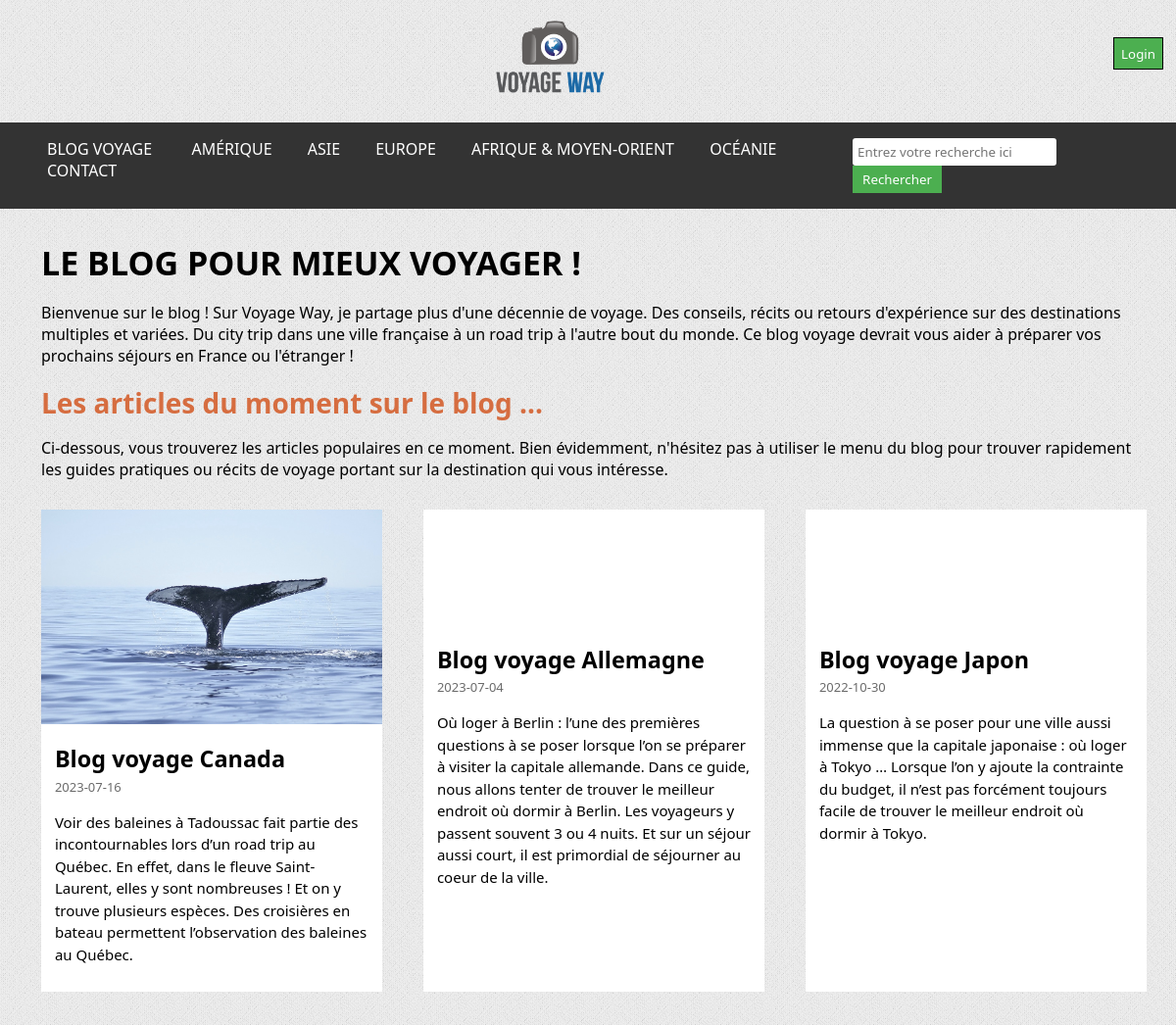
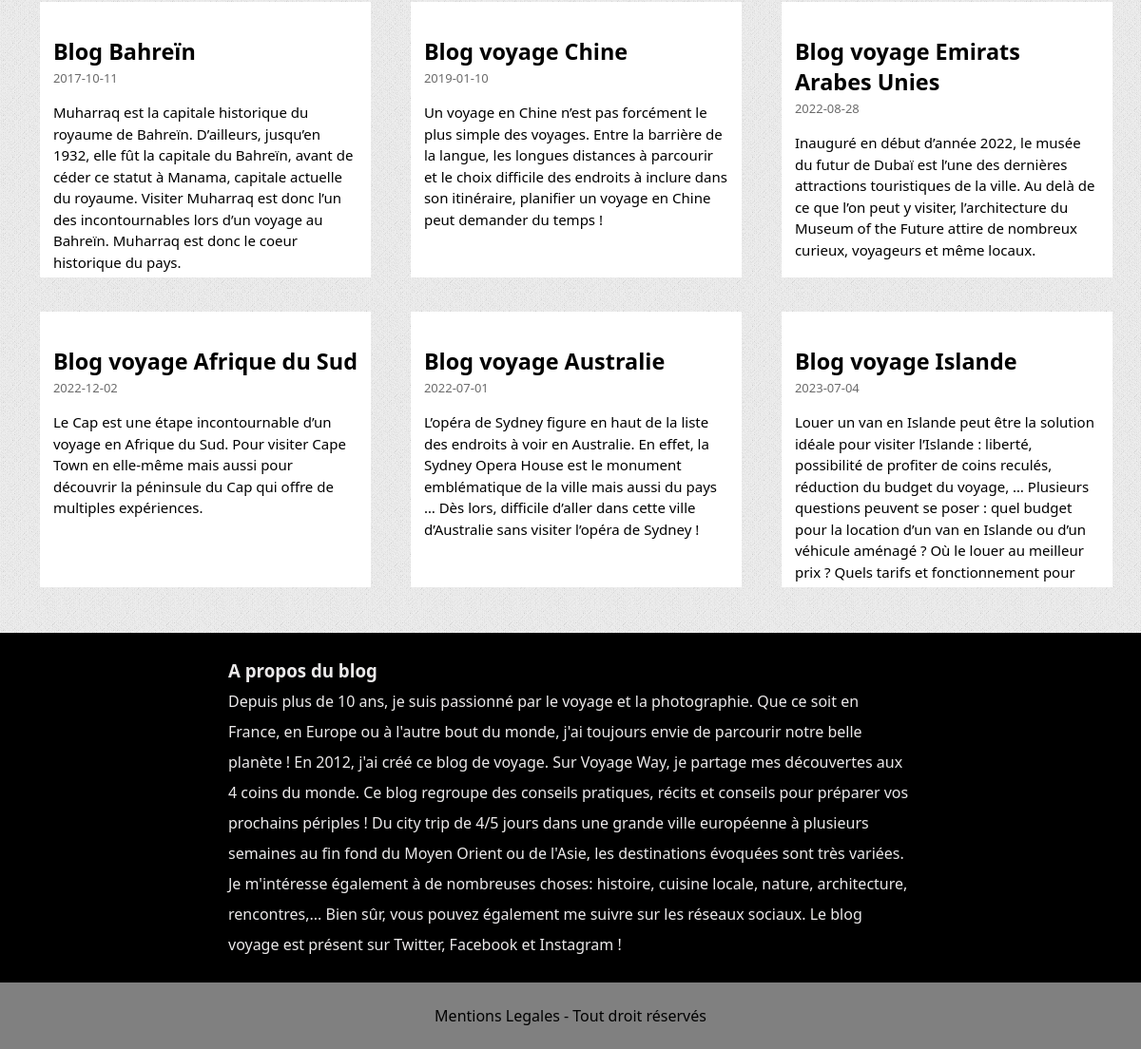
/, run on an earlier commit of the app's database (2 pictures, top to bottom).
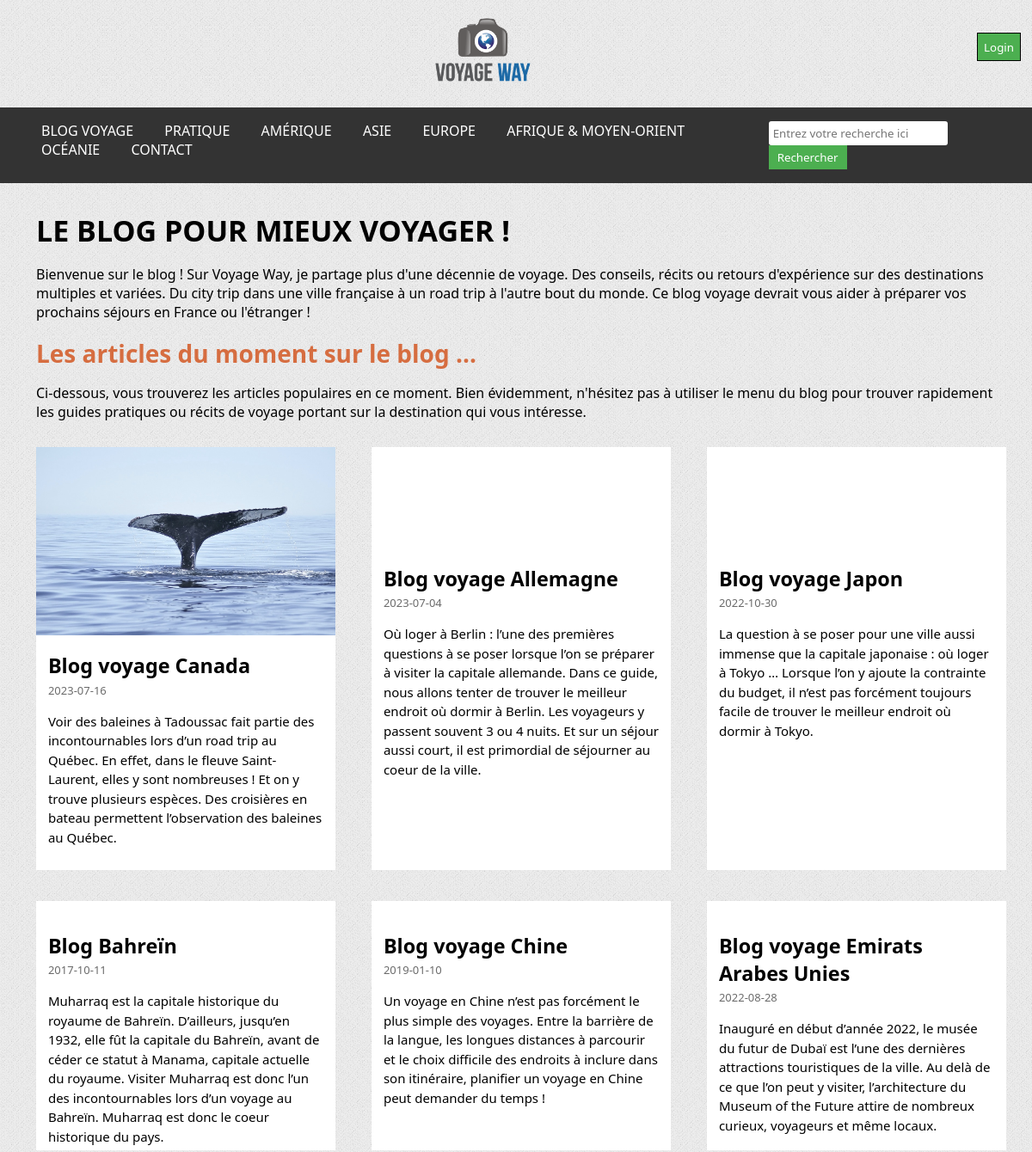
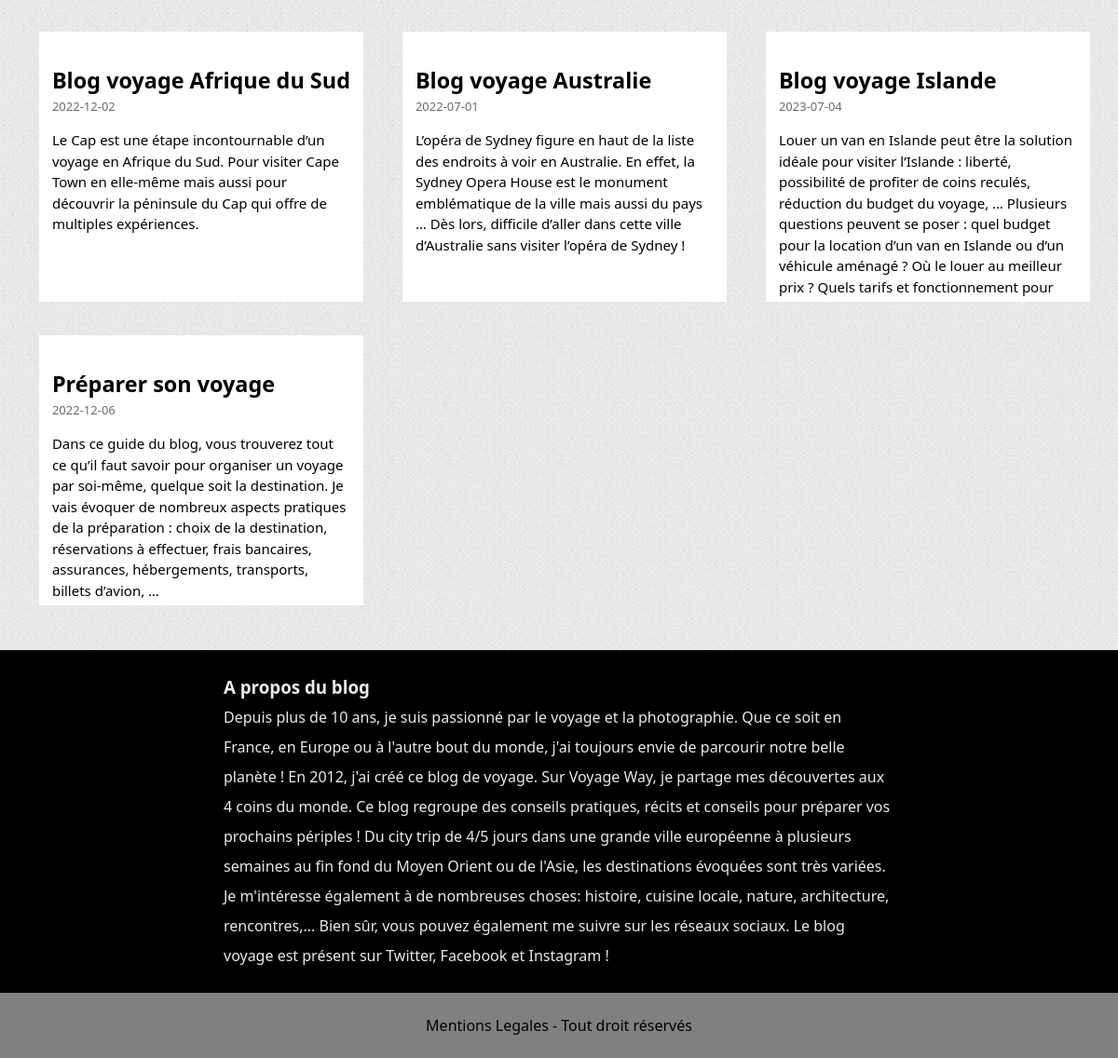
And on a later commit of the database (2 pictures, top to bottom).
### tables this page shows
CREATE TABLE IF NOT EXISTS `article` (
  `id_article` int(11) NOT NULL AUTO_INCREMENT,
  `titre` varchar(90) NOT NULL,
  `date` date NOT NULL,
  `photo_principale` varchar(255) NOT NULL,
  `resume` varchar(1000) NOT NULL,
  `sous_titre_1` varchar(100) NOT NULL,
  `contenu_1` text NOT NULL,
  `photo_1` varchar(255) NOT NULL,
  `sous_titre_2` varchar(90) NOT NULL,
  `contenu_2` text NOT NULL,
  `photo_2` varchar(255) NOT NULL,
  `sous_titre_3` varchar(90) NOT NULL,
  `photo_3` varchar(255) NOT NULL,
  `contenu_3` text NOT NULL,
  `categorie` int(11) NOT NULL,
  `sous-categorie` varchar(60) NOT NULL,
  PRIMARY KEY (`id_article`),
  KEY `FK_id_categorie_article` (`categorie`)
);

CREATE TABLE IF NOT EXISTS `categorie` (
  `id_categorie` int(11) NOT NULL AUTO_INCREMENT,
  `nom` varchar(50) NOT NULL,
  `titre` varchar(100) NOT NULL,
  `description` varchar(500) NOT NULL,
  `continent` varchar(50) NOT NULL,
  PRIMARY KEY (`id_categorie`)
);

### components/connexion.php (called while the page is built, shortened)
<?php
    class MaConnexion {
        private $Connection;
        public function __construct($NewDatabaseName, $NewUser, $NewPassword, $NewHost)
        {
            $this->DatabaseName = $NewDatabaseName;
            $this->User = $NewUser;
            $this->Password = $NewPassword;
            $this->Host = $NewHost;
            try {
                $DataSourceName = "mysql:host=$this->Host;dbname=$this->DatabaseName;charset=utf8mb4";
                $this->Connection = new PDO($DataSourceName, $this->User, $this->Password);
                $this->Connection->setAttribute(PDO::ATTR_ERRMODE, PDO::ERRMODE_EXCEPTION);
            } catch (PDOException $e) {
                echo "Erreur: " . $e->getMessage();
            }
        }
        public function select($Table, $Column, $ConditionField = 1)
        {
            try {
                $SQLQueryString = "SELECT $Column FROM `$Table` WHERE $ConditionField";
                $Result = $this->Connection->query($SQLQueryString);
                return $Result->fetchAll(PDO::FETCH_ASSOC);
            } catch (PDOException $e) {
                echo "Erreur: " . $e->getMessage();
                return false;
            }
        }
        public function select_full_article_all($Condition = 1)
        {
            try {
                $SQLQueryString = "SELECT *
                FROM `article`
                INNER JOIN `categorie` ON `article`.`categorie` = `categorie`.`id_categorie`
                WHERE $Condition ;
                ";
                $Result = $this->Connection->query($SQLQueryString);
                return $Result->fetchAll(PDO::FETCH_ASSOC);
            } catch (PDOException $e) {
                echo "Erreur: " . $e->getMessage();
                return false;
            }
        }
    }
?>

### components/commons.php (called while the page is built, shortened)
<?php
    function GetImagePath($Filename, $CategorySub)
    {
        return './images/' . strtolower($CategorySub) . '/' . $Filename;
    }
?>

### index.php (the view, shortened to what this page needs)
<?php
    require_once("./components/connexion.php");
    require_once('./components/commons.php');
?>
<!DOCTYPE html>
<html lang="en">
<head>
    <link rel="stylesheet" href="style.css">
</head>
<body>
    <header>
        <?php include_once './components/navbar.php' ?>
    </header>
    <main>
        <section class="entete">
            <h1 class="titre">Le blog pour mieux voyager !</h1>
            <p class="presentation">
                Bienvenue sur le blog ! Sur Voyage Way, je partage plus d'une décennie de voyage. Des conseils, récits ou retours d'expérience sur des destinations multiples et variées. Du city trip dans une ville française à un road trip à l'autre bout du monde. Ce blog voyage devrait vous aider à préparer vos prochains séjours en France ou l'étranger !
            </p>
            <h2>Les articles du moment sur le blog ...</h2>
            <p class="presentation">
                Ci-dessous, vous trouverez les articles populaires en ce moment. Bien évidemment, n'hésitez pas à utiliser le menu du blog pour trouver rapidement les guides pratiques ou récits de voyage portant sur la destination qui vous intéresse.
            </p>
        </section>
        <section class="card-container">
            <?php
                $AllVisibleArticles = $NewConnection->select_full_article_all('`categorie`.`nom` <> "brouillon"');
                foreach($AllVisibleArticles as $display)
                {
                    echo
                    '<div class="card">
                        <div>
                            <img src="' . GetImagePath( $display['photo_principale'], $display['sous_categorie'] ) . '" class="card-image" alt="">
                        </div>
                        <div class= "card-text">
                            <a href="article.php?id_article=' . $display['id_article'] . '" class="card-title"><h3>' . $display['titre'] . '</h3></a>
                            <p class="date">' . $display['date'] . '</p>
                            <p class="resume">' . $display['resume'] . '</p>
                        </div>
                    </div>';
                }
            ?>
        </section>
    </main>
<footer>
    <?php include_once './components/footer.php' ?>
</footer>
</body>
</html>

### components/navbar.php (shortened to what this page needs)
<?php
    require_once("./components/commons.php");
    require_once("./components/connexion.php");
    $NewConnection = new MaConnexion("viaje", "root", "", "localhost");
    $IsUserLoggedIn = isset($_SESSION['CurrentUser']);
?>
<link rel="stylesheet" href="https://cdnjs.cloudflare.com/ajax/libs/font-awesome/6.4.0/css/all.min.css" />
<div id="SiteHead">
    <a z-index="1" href="index.php"><img id="Blazon" class="logo" src="./images/icons_site_main.png" alt="L'image principale du site">
    </a>
    <div z-index="2" class="float-login">
        <?php if ($IsUserLoggedIn): $UserIcon = './images/icons_user_role_' . $_SESSION['UserRole'] . '.png';
            ?>
            <form method="POST" action="controller.php"><input type="submit" name="Intention" value="Logout" class="ConnexionButtons red-button" ></form>
            <a href="./profile.php"><img src=<?php echo '"' . $UserIcon . '"'; ?> alt="User Role Image" style="width: 32px; height: 32px;"></a>
        <?php else: ?>
            <button class="ConnexionButtons green-button" onclick="window.location='./login.php'">Login</button>
        <?php endif ?>
    </div>
</div>
<nav class="navbar">
    <div class="topnav" id="myTopnav">
        <div class="parallax dropdown">
            <a href="./index.php">BLOG VOYAGE</a>
        </div>
        <div class="dropdown parallax">
            <?php $Nav = $NewConnection->select("categorie", "*", "continent= 'Pratique'");
                foreach ($Nav as $display) {
                    echo'<a href="categorie.php?id_categorie='. $display['id_categorie']. '">' .$display['nom'] . '</a>';
                }
            ?>
        </div>
        <div class="dropdown parallax">
            <a class="parallax" href="#">AMÉRIQUE</a>
        </div>
        <div class="dropdown parallax">
            <a href="#">ASIE</a>
        </div>
        <div class="dropdown parallax">
            <a href="#">EUROPE</a>
        </div>
        <div class="dropdown parallax">
            <a href="#">AFRIQUE &amp; MOYEN-ORIENT</a>
        </div>
        <div class="dropdown parallax">
            <a href="#">OCÉANIE</a>
        </div>
        <div class="dropdown parallax">
            <a href="./contact.php">CONTACT</a>
        </div>
    </div>
    <div class="topnav" id="search">
        <form method="GET" action="recherche.php">
            <input type="text" name="search_query" id="search_query" placeholder="Entrez votre recherche ici">
            <button type="submit">Rechercher</button>
        </form>
    </div>
</nav>

### components/footer.php
<div>
    <h3>A propos du blog</h3>
    <p>Depuis plus de 10 ans, je suis passionné par le voyage et la photographie. Que ce soit en France, en Europe ou à l'autre bout du monde, j'ai toujours envie de parcourir notre belle planète ! En 2012, j'ai créé ce blog de voyage.
    Sur Voyage Way, je partage mes découvertes aux 4 coins du monde. Ce blog regroupe des conseils pratiques, récits et conseils pour préparer vos prochains périples ! Du city trip de 4/5 jours dans une grande ville européenne à plusieurs semaines au fin fond du Moyen Orient ou de l'Asie, les destinations évoquées sont très variées. Je m'intéresse également à de nombreuses choses: histoire, cuisine locale, nature, architecture, rencontres,...
    Bien sûr, vous pouvez également me suivre sur les réseaux sociaux. Le blog voyage est présent sur Twitter, Facebook et Instagram !
    </p>
</div>
<div>Mentions Legales - Tout droit réservés</div>

### style.css (style rules this page uses)
* { font-family: "Segoe UI", Helvetica, Arial, sans-serif, "Apple Color Emoji", "Segoe UI Emoji", "Segoe UI Symbol"; padding: 0; margin: 0; }
body { display: flex; flex-direction: column; background-image: url('./images/body-bg1.png'); background-color: #f0f0f0; }
header { display: flex; flex-direction: column; }
header #Blazon { height: 100%; width: 10%; margin-top: 1em; }
header nav { margin-top: 1em; margin-bottom: 2em; }
header #SiteHead { display: inline-flex; text-align: center; align-items: center; }
header #SiteHead > a { width: 100%; }
header .ConnexionButtons { border-radius: 0; padding: 0.5em; margin-left: 1em; margin-right: 1em; border: 1px solid #000; cursor: pointer; }
footer div { display: block; padding-left: 20%; padding-right: 20%; padding-top: 1.5em; padding-bottom: 1.5em; }
footer div:first-child { background-color: #000; color: #ebe9ea; line-height: 2em; }
footer div:last-child { background-color: grey; text-align: center; }
#CommentaireForm button, .green-button { border: 1px solid black; background-color: #4caf50; color: white; cursor: pointer; padding: 0.4em; }
.card-container { display: flex; justify-content: flex-start; flex-wrap: wrap; padding: 1% 0 ; }
.card { display: grid; justify-items: center; width: 29%; background-color: #fff; margin-left: 3.5%; margin-bottom: 3%; }
.card-image { width: 100%; }
.card-text { padding: 4%; height: 15em; overflow: hidden; }
.card-title { color: #000; font-size: 20px; text-decoration: none; }
.titre { text-transform: uppercase; font-weight: bold; font-size: 34px; margin-bottom: 1.5%; }
.entete { padding: 0 3.5%; }
.entete h2 { color:#D66D40; font-size: 28px; margin-bottom: 1.5%; }
.presentation { margin-bottom: 1.6%; }
.date { color: #6B6B6B; font-size: 13px; margin-top: 1%; }
.resume { line-height: 1.5; font-size: 15px; margin-top: 5%; }

### components/navbar.php (style rules this page uses)
.logo { width: 200px; height: auto; display: block; margin: 10px auto; }
.navbar { background-color: #333; padding-top: 1em; padding-right: 3em; padding-bottom: 1em; padding-left: 3em; display: flex; position: relative; z-index: 2; }
.navbar a { color: white; font-size: 1em; margin-right: 2em; text-decoration: none; text-transform: uppercase; }
.dropdown { position: relative; display: inline-block; }
#search { display: inline-block; }
#search input[type="text"] { padding: 5px; border-radius: 3px; border: none; }
#search button { padding: 5px 10px; background-color: #4CAF50; color: white; border: none; cursor: pointer; }
.float-login { float: right; }
.parallax { cursor: pointer; }

What changed in the data, as far as the page shows it:
added categorie: nom "PRATIQUE"
added article: categorie.titre "Préparer son voyage", date "2022-12-06", resume "Dans ce guide du blog, vous trouverez tout ce qu’il faut savoir pour organiser un voyage par soi-même, quelque soit la destination. Je vais évoquer de nombreux aspects pratiques de la préparation : choix de la destination, réservations à effectuer, frais bancaires, assurances, hébergements, transports, billets d’avion, …"
